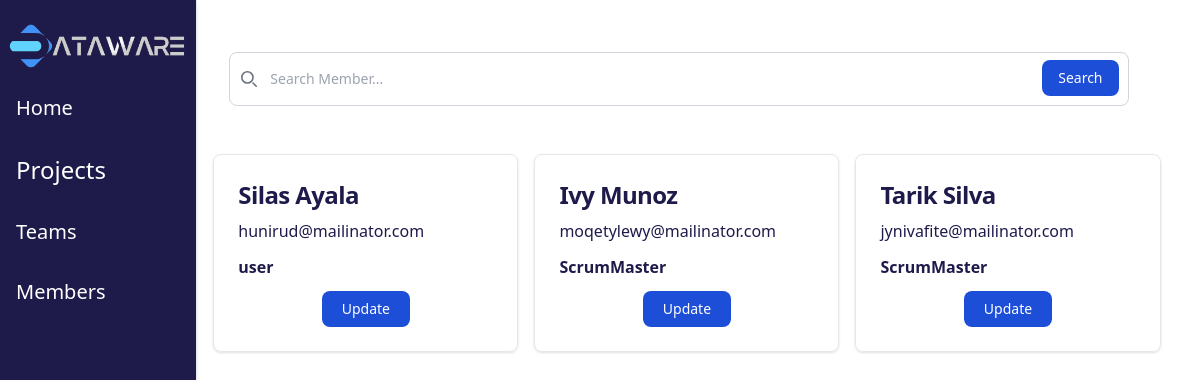
The page /ProductOwner/member.php on the database its author committed.
### tables this page shows
CREATE TABLE `users` (
  `iduser` int(11) NOT NULL,
  `password` varchar(255) DEFAULT NULL,
  `email` varchar(255) DEFAULT NULL,
  `rol` int(11) DEFAULT 0,
  `firstname` varchar(50) DEFAULT NULL,
  `lastname` varchar(50) DEFAULT NULL,
  `idteam` int(11) DEFAULT NULL,
  `idproject` int(11) DEFAULT NULL
);

### ProductOwner/member.php (the view, shortened to what this page needs)
<?php
include ('../connect.php');
?>
<?php
$sql = "SELECT iduser,firstname,lastname,email,rol FROM users where rol in(0,2)";
$sth =  $conn->prepare($sql);
$sth->execute();
 $data=$sth->fetchAll();
?>
<!DOCTYPE html>
<html>
  <head>
<link href="https://cdnjs.cloudflare.com/ajax/libs/flowbite/2.2.0/flowbite.min.css" rel="stylesheet" />
    <script src="https://cdn.tailwindcss.com"></script>
  </head>
  <body class="">
    <div class="flex gap-4 mr-4">
      <div class="h-screen w-1/6 bg-white border-r shadow-md md:bg-dark">
        <ul class="space-y-4 text-lg sidebar bg-dark text-white mt-5">
           <div class="flex items-center justify-center">
          <img src="../image/testlogo.png" alt="logo.png" class="w-full">
        </div>
          <li>
            <a
              href="../index.php"
              class="block py-2 px-4 hover:bg-btn hover:text-dark text-xl"
              >Home</a
            >
          </li>
          <li>
            <a
              href="./projet.php"
              class="block py-2 px-4 hover:bg-btn hover:text-dark text-2xl"
              >Projects</a
            >
          </li>
          <li>
            <a
              href="./teams.php"
              class="block py-2 px-4 hover:bg-btn hover:text-dark text-xl"
              >Teams</a
            >
          </li>
          <li>
            <a
              href="./member.php"
              class="block py-2 px-4 hover:bg-btn hover:text-dark text-xl"
              >Members</a
            >
          </li>
        </ul>
      </div>
      <div class="w-4/5">
        <div class="rounded-lg mt-10 px-4 py-3 mr-4">
          <form>
            <div class="relative">
              <div
                class="absolute inset-y-0 start-0 flex items-center ps-3 pointer-events-none"
              >
              </div>
              <input
                type="search"
                id="default-search"
                class="block w-full p-4 ps-10 text-sm text-gray-900 border border-gray-300 rounded-lg dark:border-gray-600 dark:placeholder-gray-400 dark:text-white dark:focus:ring-blue-500 dark:focus:border-blue-500"
                placeholder="Search Member..."
                required
              />
              <button
                type="submit"
                class="text-white absolute end-2.5 bottom-2.5 bg-blue-700 hover:bg-blue-800 focus:ring-4 focus:outline-none focus:ring-blue-300 font-medium rounded-lg text-sm px-4 py-2 dark:bg-blue-600 dark:hover:bg-blue-700 dark:focus:ring-blue-800"
              >
                Search
              </button>
            </div>
          </form>
        </div>
        <div class="grid grid-cols-3 grid-rows-2 gap-4 mt-7">
  <?php
  foreach($data as $arrayvalue){
  ?>
          <div class="mt-2 p-6 border rounded-lg shadow dark:bg-white">
              <a href="#">
              <h5 class="mb-2 text-2xl font-bold tracking-tight text-dark">
               <?php echo $arrayvalue['firstname'] ." ". $arrayvalue['lastname'] ?>
              </h5>
            </a>
            <p class="mb-3 font-normal text-dark">
               <?php echo $arrayvalue['email']?>
            </p>
             <p class="mb-3 font-bold text-dark ">
             <?php if($arrayvalue['rol']==0){ echo 'user';
             }else if($arrayvalue['rol']==2){ echo 'ScrumMaster';}
              ?>
            </p>
            <div class="flex items-center justify-center gap-10">
                <a href="./updaterol.php?updaterol=<?= $arrayvalue['iduser'] ?>"
                            class="inline-flex items-center px-5 py-2 text-sm font-medium text-center text-white bg-blue-700 rounded-lg hover:bg-dark dark:bg-blue-600 dark:hover:bg-blue-700 dark:focus:ring-blue-800">
                            Update
                        </a>
            </div>
          </div>
         <?php
 }
  ?>
        </div>
      </div>
    </div>
  </body>
</html>

### rows shown on the page
users: firstname "Silas", lastname "Ayala", email "hunirud@mailinator.com", rol "user"
users: firstname "Ivy", lastname "Munoz", email "moqetylewy@mailinator.com", rol "ScrumMaster"
users: firstname "Tarik", lastname "Silva", email "jynivafite@mailinator.com", rol "ScrumMaster"
